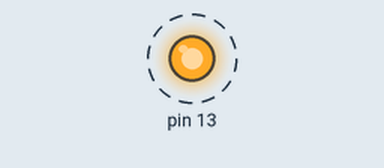
The sketch below on a simulated Arduino Uno, built with avr-gcc and run on an emulated ATmega328P. Parts: output pins drawn as LEDs (lit = HIGH). Dashed ring = blinking.

Above: at 0.2 s.
Timing chart, 0 to 3.0 s (numbered marks = the images above):
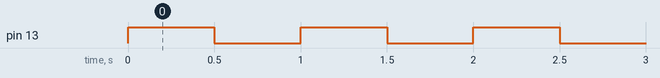

The sketch:

LicHt.ino
```cpp
/*
waarom dit?
*/


void setup()
{

  /* add setup code here */

	pinMode(13, OUTPUT);
}

void loop()
{
  /* add main program code here */
	if (digitalRead(13)== HIGH) {
		digitalWrite(13,LOW);
	}
	else {
		digitalWrite(13, HIGH);
	}
	delay (500);
	//dit is een change

}
```

Measured:
- by itself, pin 13: alternates HIGH for 0.50 s and LOW for 0.50 s
